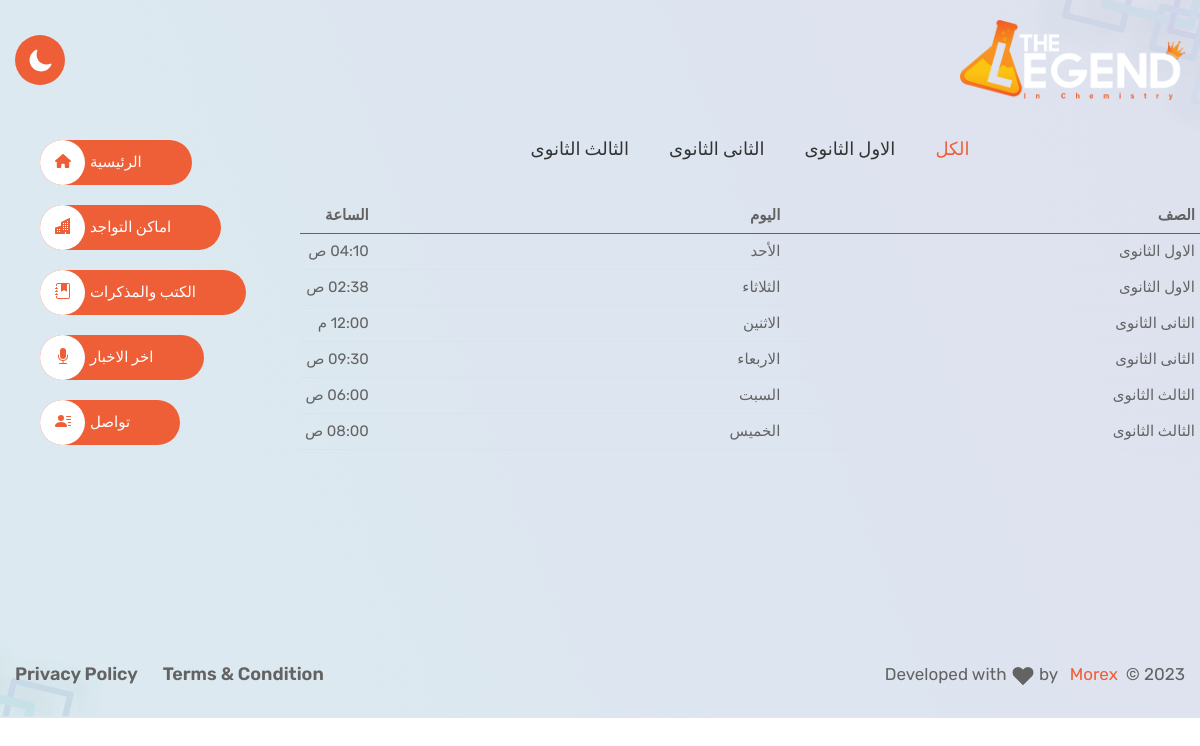
The app's page /centersplaces/2/dates with its own data.
### centersplaces/models.py (models this page shows, shortened)
class Class(models.Model):
    name = models.CharField(max_length=255, verbose_name='الاسم')
    status = models.BooleanField(default=True, verbose_name='الحالة')
    class Meta:
        verbose_name = 'صف'
        verbose_name_plural = 'الصفوف'
    def __str__(self):
        return self.name

class Dates(models.Model):
    DAYS = (
        ('1', 'الأحد'),
        ('2', 'الاثنين'),
        ('3', 'الثلاثاء'),
        ('4', 'الاربعاء'),
        ('5', 'الخميس'),
        ('6', 'الجمعة'),
        ('7', 'السبت'),
    )
    center = models.ForeignKey(Center, on_delete=models.CASCADE, verbose_name='السنتر')
    status = models.BooleanField(default=True, verbose_name='الحالة')
    class_obj = models.ForeignKey(Class, on_delete=models.CASCADE, verbose_name='الصف')
    date_day = models.CharField(max_length=255, choices=DAYS, default='1', verbose_name='اليوم')
    date_time = models.TimeField(verbose_name='الساعة', default=datetime.time(hour=6, minute=0))
    class Meta:
        verbose_name = 'موعد'
        verbose_name_plural = 'المواعيد'

### centersplaces/views.py (the view)
# urls.py: path('<int:center_id>/dates', views.centerdates, name="centerdates"),
def centerdates(request, center_id):
    center = Center.objects.get(id=center_id)
    classes = Class.objects.all()
    center_dates = Dates.objects.filter(center = center)
    cotext={
        'center': center,
        'classes': classes,
        'center_dates': center_dates,
    }
    return render(request, 'centersplaces/centerdates.html',context=cotext)

### accounts/context_processors.py (called while the page is built)
def site_logo(request):
    site_logo='static/imgs/site_logo/default_logo.png'
    try:
        theme = Theme.objects.first()
        if theme and theme.logo:
            site_logo=theme.logo.url  # Assuming 'logo' is an ImageField
    except Theme.DoesNotExist:
        pass
    return {
        'site_logo': site_logo,
    }

### centersplaces/templates/centersplaces/centerdates.html (shortened to what this page needs)
{% extends "base.html" %}
{% load static %}
{% block content %}
<main class="main__content_wrapper hero__section ">
    <div class="section--padding">
        <div class="container">
                    <div class=" row d-flex justify-content-center hero__section--inner2">
                        <div class="col-lg-9 col-sm-12 col-md-12">
                            <div class="button-group filters-button-group mb-50">
                                <button class="filters__button--items button is-checked" data-filter="*" onclick="filterDates(this)">الكل</button>
                                {% for classobj in classes %}
                                <button class="filters__button--items button" data-filter="{{ classobj.id }}" onclick="filterDates(this)">{{ classobj.name }}</button>
                                {% endfor %}
                            </div>
                            <div class="row d-flex justify-content-center mb-5" id="centers-container">
                                <table class="table">
                                    <thead>
                                        <tr>
                                            <th class="table-text" scope="col">الصف</th>
                                            <th class="table-text" scope="col">اليوم</th>
                                            <th class="table-text" scope="col">الساعة</th>
                                        </tr>
                                    </thead>
                                    <tbody>
                                        {% for date in center_dates %}
                                        <tr class="date-row" data-class="{{ date.class_obj.id }}">
                                            <td class="table-text">{{ date.class_obj }}</td>
                                            <td class="table-text">{{ date.get_date_day_display }}</td>
                                            <td class="table-text">{{ date.date_time|time:"H:i A" }}</td>
                                        </tr>
                                        {% endfor %}
                                    </tbody>
                                </table>
                            </div>
                        </div>
                        <div class="col-3">
                            {% include "side.html" %}
                        </div>
                    </div>
        </div>
    </div>
</main>
{% endblock content %}

### records on screen
Class: name "الاول الثانوى"
Class: name "الثانى الثانوى"
Class: name "الثالث الثانوى"
Dates: class_obj "الاول الثانوى", date_day "الأحد", date_time "04:10 ص"
Dates: class_obj "الاول الثانوى", date_day "الثلاثاء", date_time "02:38 ص"
Dates: class_obj "الثانى الثانوى", date_day "الاثنين", date_time "12:00 م"
Dates: class_obj "الثانى الثانوى", date_day "الاربعاء", date_time "09:30 ص"
Dates: class_obj "الثالث الثانوى", date_day "السبت", date_time "06:00 ص"
Dates: class_obj "الثالث الثانوى", date_day "الخميس", date_time "08:00 ص"
